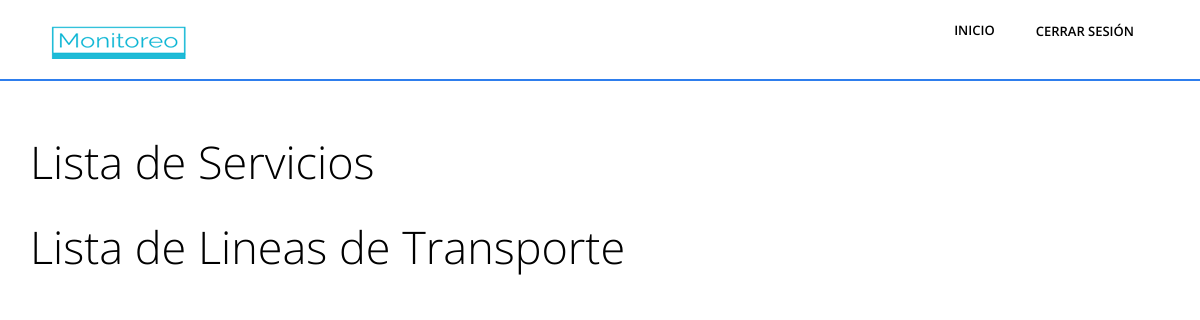
/buscar/servicios (signed in), run on an earlier commit of the app's database.
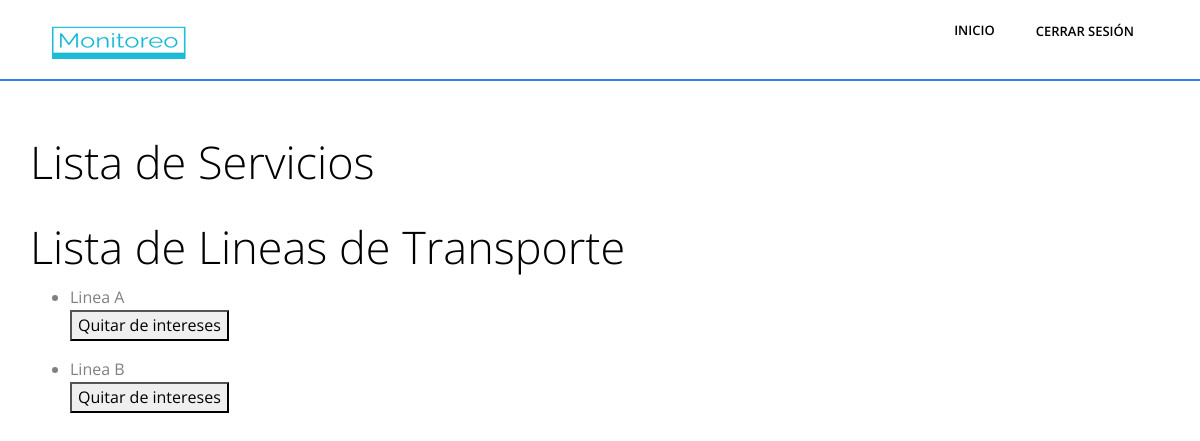
And on a later commit of the database.
### Aplicaciones/Monitoreo/models.py (models this page shows, shortened)
class Entidad(models.Model):
    nombre = models.CharField(max_length=100)
    provincia = models.CharField(max_length=20, null=True)
    foto = models.ImageField(upload_to='profile_pics/', blank=True, null=True)
    class Meta:
        abstract = True

class LineaTransporte(Entidad):
    TIPO_CHOICES = (
        ('Subterraneo', 'Subterráneo'),
        ('Ferrocarril', 'Ferrocarril'),
    )
    estacion_origen = models.ForeignKey(Estacion, related_name='estacion_origen', on_delete=models.CASCADE)
    estacion_destino = models.ForeignKey(Estacion, related_name='estacion_destino', on_delete=models.CASCADE)
    estaciones_intermedias = models.ManyToManyField(Estacion, related_name='estaciones_intermedias')
    tipo_transporte = models.CharField(max_length=20, choices=TIPO_CHOICES)

### Aplicaciones/Monitoreo/views.py (the view, shortened to what this page needs)
# urls.py: path('buscar/servicios',listar_servicios, name = "listar_servicios"),
@login_required
def listar_servicios(request):
    group_names = requestGroups(request)
    servicios = Servicio.objects.all()
    lineas = LineaTransporte.objects.all()
    perfil = Perfil.objects.get(user=request.user)
    perfil_servicios = perfil.servicios.all()
    context = {
        'request':request,
        'groups':group_names,
        'servicios': servicios,
        'perfil': perfil,
        'perfil_servicios': perfil_servicios ,
        'lineas':lineas
    }
    return render(request, 'listar_servicios.html', context)

### Aplicaciones/Monitoreo/views.py (called while the page is built)
def requestGroups(request):
    user = request.user
    user_groups = user.groups.all()
    group_names = [group.name for group in user_groups]
    return group_names

### Aplicaciones/Monitoreo/templates/listar_servicios.html (shortened to what this page needs)
{% load static %}
{% load static %}
<html lang="es">
  {% include 'fragments/head.html' %}
  <body class="body-wrapper" data-spy="scroll" data-target=".privacy-nav">
    {% include 'fragments/header.html' %}
    <div class="container mt-5">
      <div class="row column">
        <h1>Lista de Servicios</h1>
        <h1>Lista de Lineas de Transporte</h1>
        <ul>
            {% for linea in lineas %}
            <li>
                {{ linea.nombre }}
                {% if not linea in lineas %}
                <form method="post" action="{% url 'listar_servicios' %}">
                    {% csrf_token %}
                    <input type="hidden" name="linea_id" value="{{ linea.id }}">
                    <button type="submit" name="agregar_linea">Agregar a intereses</button>
                </form>
                {% else %}
                    <form method="post" action="{% url 'listar_servicios' %}">
                        <button type="submit" name="quitar_linea">Quitar de intereses</button>
                    </form>
                {% endif %}
            </li>
            {% endfor %}
        </ul>
      </div>
    </div>
  </body>
</html>

What changed in the data, as far as the page shows it:
added LineaTransporte: nombre "Linea A"
added LineaTransporte: nombre "Linea B"
